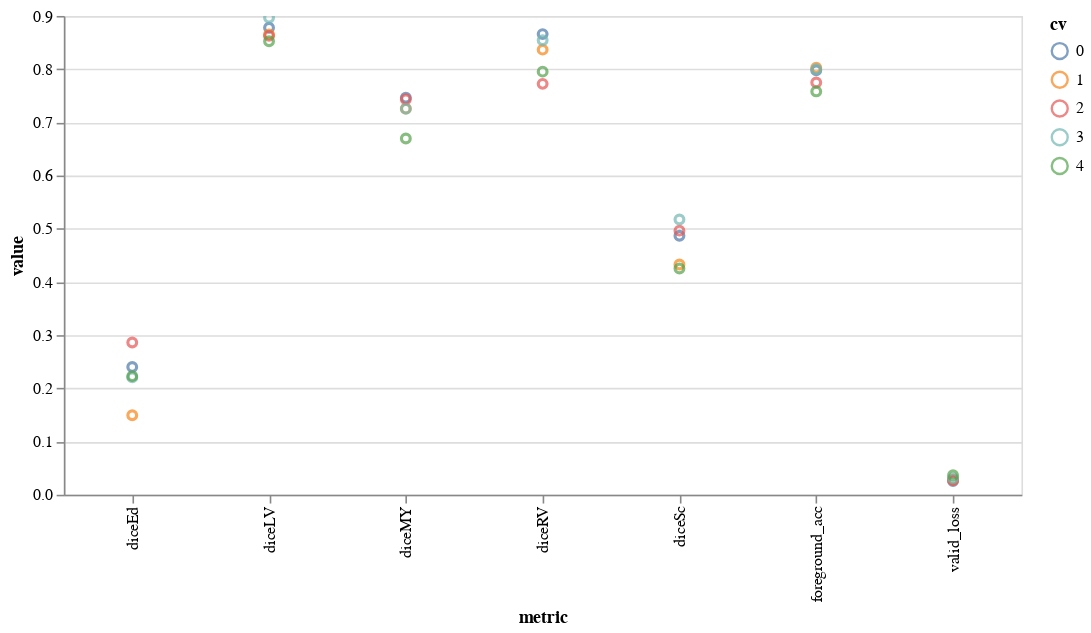

The code cell stored with this chart in its notebook:
### Code cell
(alt.Chart(cv_results_long)
  .mark_point()
  .encode(x='metric', y='value', color='cv:N')
  .properties(width=600, height=300)
  .interactive())

### Figure 1 — Vega-Lite specification as saved in the notebook (floating-point values rounded to 4 significant figures)
{"config": {"view": {"continuousWidth": 400, "continuousHeight": 300}}, "data": {"name": "data-bbd8f8d04bc8a3b3b7316d1a57e24190"}, "mark": "point", "encoding": {"color": {"type": "nominal", "field": "cv"}, "x": {"type": "nominal", "field": "metric"}, "y": {"type": "quantitative", "field": "value"}}, "height": 300, "selection": {"selector004": {"type": "interval", "bind": "scales", "encodings": ["x", "y"]}}, "width": 600, "$schema": "https://vega.github.io/schema/vega-lite/v4.8.1.json", "datasets": {"data-bbd8f8d04bc8a3b3b7316d1a57e24190": [{"cv": 0, "metric": "valid_loss", "value": 0.02573}, {"cv": 0, "metric": "foreground_acc", "value": 0.7978}, {"cv": 0, "metric": "diceLV", "value": 0.8779}, {"cv": 0, "metric": "diceMY", "value": 0.7461}, {"cv": 0, "metric": "diceRV", "value": 0.8659}, {"cv": 0, "metric": "diceEd", "value": 0.2403}, {"cv": 0, "metric": "diceSc", "value": 0.4869}, {"cv": 1, "metric": "valid_loss", "value": 0.02875}, {"cv": 1, "metric": "foreground_acc", "value": 0.8029}, {"cv": 1, "metric": "diceLV", "value": 0.8654}, {"cv": 1, "metric": "diceMY", "value": 0.7258}, {"cv": 1, "metric": "diceRV", "value": 0.8367}, {"cv": 1, "metric": "diceEd", "value": 0.1496}, {"cv": 1, "metric": "diceSc", "value": 0.4328}, {"cv": 2, "metric": "valid_loss", "value": 0.02749}, {"cv": 2, "metric": "foreground_acc", "value": 0.775}, {"cv": 2, "metric": "diceLV", "value": 0.8626}, {"cv": 2, "metric": "diceMY", "value": 0.7433}, {"cv": 2, "metric": "diceRV", "value": 0.7724}, {"cv": 2, "metric": "diceEd", "value": 0.2864}, {"cv": 2, "metric": "diceSc", "value": 0.4965}, {"cv": 3, "metric": "valid_loss", "value": 0.03114}, {"cv": 3, "metric": "foreground_acc", "value": 0.7997}, {"cv": 3, "metric": "diceLV", "value": 0.8967}, {"cv": 3, "metric": "diceMY", "value": 0.7255}, {"cv": 3, "metric": "diceRV", "value": 0.8544}, {"cv": 3, "metric": "diceEd", "value": 0.2206}, {"cv": 3, "metric": "diceSc", "value": 0.5176}, {"cv": 4, "metric": "valid_loss", "value": 0.03668}, {"cv": 4, "metric": "foreground_acc", "value": 0.7582}, {"cv": 4, "metric": "diceLV", "value": 0.8524}, {"cv": 4, "metric": "diceMY", "value": 0.6698}, {"cv": 4, "metric": "diceRV", "value": 0.7953}, {"cv": 4, "metric": "diceEd", "value": 0.223}, {"cv": 4, "metric": "diceSc", "value": 0.4252}]}}
